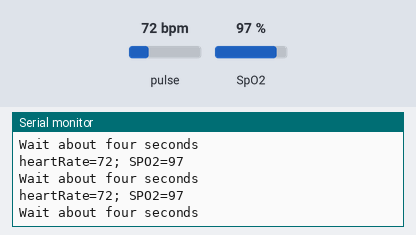
The sketch below on a simulated Arduino Uno, built with avr-gcc and run on an emulated ATmega328P. On the bench: the last lines printed to the serial monitor. Inputs (shaded band) come from the test bench; at power-on: pulse 72 bpm, SpO2 97 %.

Above: at 8.8 s.
8.9 s: pulse set to 42 bpm
At 13.4 s:
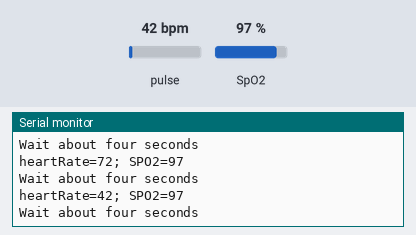
14.9 s: SpO2 set to 80 %
At 16.4 s:
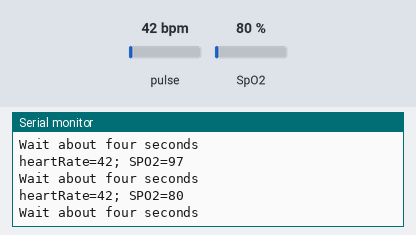
20.9 s: pulse set to 70 bpm
At 25.0 s:
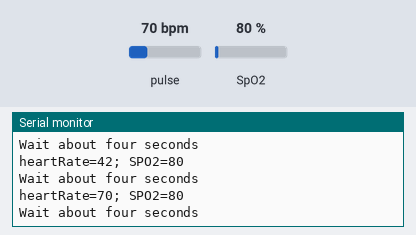
Timing chart, 0 to 26.5 s (numbered marks = the images above; inputs shaded):
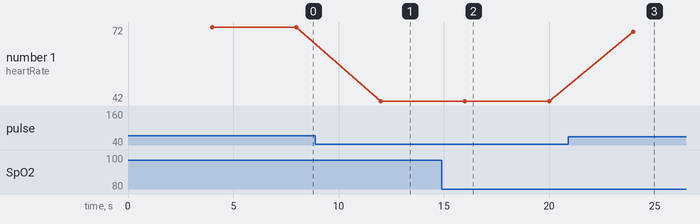

The sketch:

E4.ino
```cpp
// (C) Amin Mahmoudifard, Yasamin Fazelidehkordi, Patrik Samcenko, group: 28 __ (2023)
// Work package 6
// Exercise 4
// Submission code: 65828 (provided by your TA-s)

//Library can be found at: https://github.com/DFRobot/DFRobot_MAX30102/blob/master/
#include <DFRobot_MAX30102.h>
//Initiate the oximeter sensor.
DFRobot_MAX30102 particleSensor;

void setup() {
  //Initiate the serial.
  Serial.begin(9600);
  //Check if the oximeter has been initiated.
  while (!particleSensor.begin()) {
    //If not, inform the user no oximeter has been found, and try again in 1 second.
    Serial.println("MAX30102 was not found");
    delay(1000);
  }
  //Configure the oximeter.
  particleSensor.sensorConfiguration(50, SAMPLEAVG_4, MODE_MULTILED, SAMPLERATE_100, PULSEWIDTH_411, ADCRANGE_16384);
}

//Initiate the variables to be read by the oximeter.
int32_t SPO2; //SPO2
int8_t SPO2Valid; //Flag to display if SPO2 calculation is valid
int32_t heartRate; //Heart-rate
int8_t heartRateValid; //Flag to display if heart-rate calculation is valid

void loop() {
  //Inform the user to wait until the oximeter gets a valid reading.
  Serial.println(F("Wait about four seconds"));
  //Take a reading from the oximeter.
  particleSensor.heartrateAndOxygenSaturation(&SPO2, &SPO2Valid,&heartRate, &heartRateValid);
  //Print results
  Serial.print(F("heartRate="));
  Serial.print(heartRate, DEC);
  Serial.print(F("; SPO2="));
  Serial.println(SPO2, DEC);
}
```

Measured:
- after the input at 8.9 s, the serial monitor: prints a new line after 3.1 s (image 1)
- after the input at 14.9 s, the serial monitor: prints a new line after 1.1 s (image 2)
- after the input at 20.9 s, the serial monitor: prints a new line after 3.1 s (image 3)
- plotted number 1: 72 → 42 after the input at 8.9 s, 42 → 70 after the input at 20.9 s
